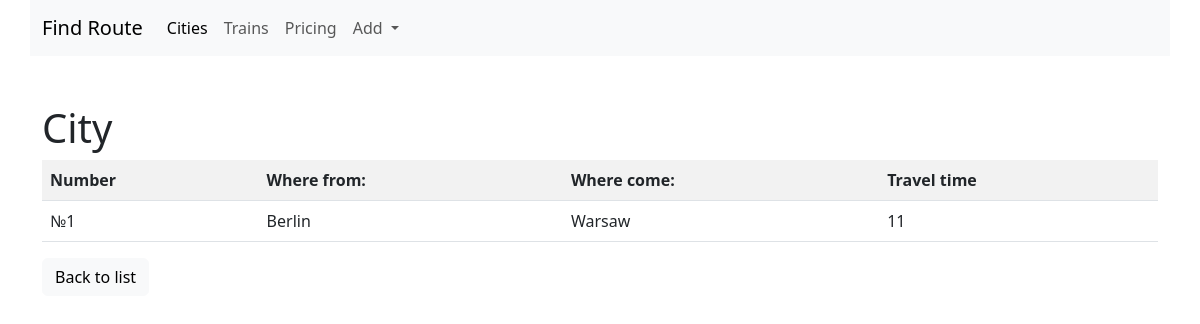
Screenshot of /trains/detail/1/ with the database file from the repository.
### trains/models.py (models this page shows, shortened)
class Train(models.Model):
    name = models.CharField(max_length=50, unique=True,
                            verbose_name='Train number')
    travel_time = models.PositiveSmallIntegerField(verbose_name='Travel time')
    from_city = models.ForeignKey(City, on_delete=models.CASCADE,
                                  related_name='from_city_set',
                                  verbose_name='From what city?')
    to_city = models.ForeignKey('cities.City', on_delete=models.CASCADE,
                                related_name='to_city_set',
                                verbose_name='Which city?')

### cities/models.py (models this page shows, shortened)
class City(models.Model):
    name = models.CharField(max_length=100, unique=True)
    def __str__(self):
        return self.name
    class Meta:
        verbose_name = 'City'
        verbose_name_plural = 'Cities'
        ordering = ['name']

### trains/views.py (the view)
# urls.py: path('detail/<int:pk>/', TrainDetailView.as_view(), name='detail'),
class TrainDetailView(DetailView):
    queryset = Train.objects.all()
    template_name = 'trains/detail.html'

### trains/templates/trains/detail.html (shortened to what this page needs)
{% extends 'base.html' %}
{% block content %}
<h1>City</h1>
<div class="row">
  <div class="col-md">
      <table class="table table-striped">
          <tr>
              <th>Number</th>
              <th>Where from:</th>
              <th>Where come:</th>
              <th>Travel time</th>
          </tr>
          <tr>
              <td>{{object.name}}</td>
              <td>{{object.from_city}}</td>
              <td>{{object.to_city}}</td>
              <td>{{object.travel_time}}</td>
          </tr>
      </table>
  </div>
</div>
<div class="row">
    <div class="col-md-4">
        <a href="{% url 'trains:home' %}">
            <button type="button" class="btn btn-light">Back to list</button>
        </a>
    </div>
</div>
{% endblock %}

### rows the page displays
Train: name "№1", from_city "Berlin", to_city "Warsaw", travel_time "11"
